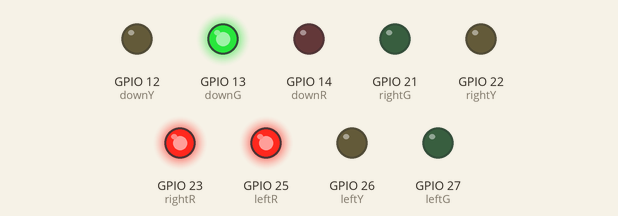
Recording of a sketch running on a simulated ESP32. Parts: output pins drawn as LEDs (lit = HIGH).

Above: at 0.5 s.
At 1.5 s:
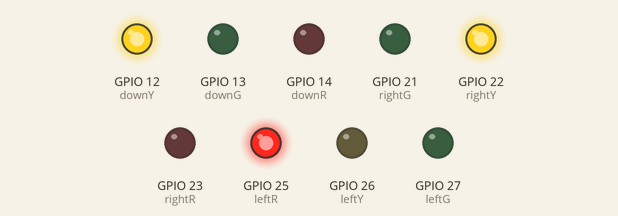
At 2.5 s:
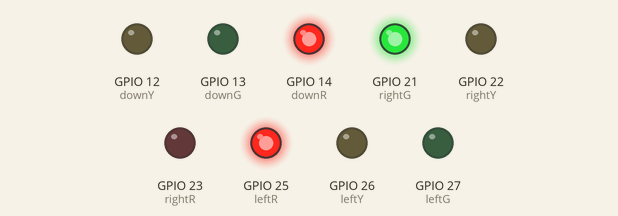
At 3.5 s:
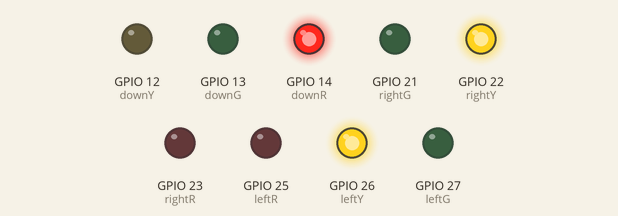
At 4.5 s:
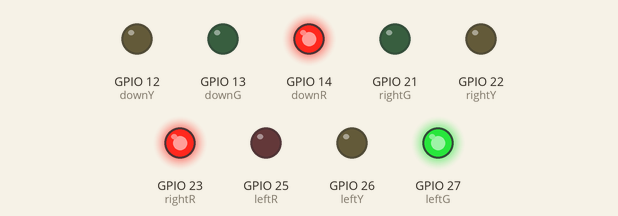
At 5.5 s:
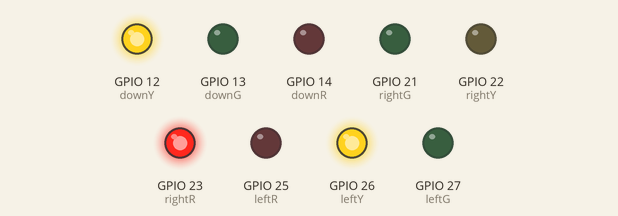
Timing chart, 0 to 7.8 s (numbered marks = the images above):
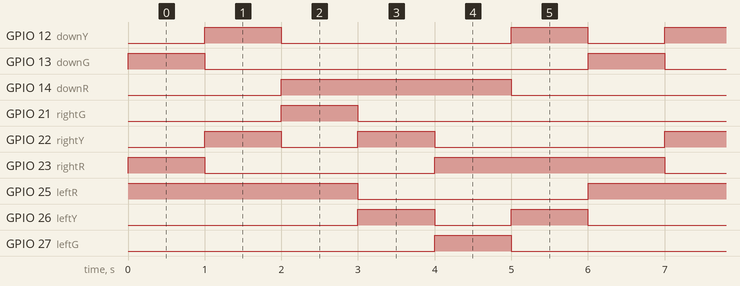

Measured:
- by itself, GPIO 12 (downY): repeats every 6.0 s: LOW 3.0 s, HIGH 1.0 s, LOW 1.0 s, HIGH 1.0 s
- by itself, GPIO 13 (downG), GPIO 21 (rightG), GPIO 27 (leftG): alternates HIGH for 1.0 s and LOW for 5.0 s
- by itself, GPIO 14 (downR), GPIO 25 (leftR): alternates HIGH for 3.0 s and LOW for 3.0 s
- by itself, GPIO 22 (rightY), GPIO 26 (leftY): repeats every 6.0 s: LOW 1.0 s, HIGH 1.0 s, LOW 3.0 s, HIGH 1.0 s
- by itself, GPIO 23 (rightR): repeats every 6.0 s: LOW 3.0 s, HIGH 3.0 s

The sketch:

sketch.ino
```cpp
int leftR = 25, leftY = 26, leftG = 27;
int rightR = 23, rightY = 22, rightG = 21;
int downR = 14, downY = 12, downG = 13;

void setup() {
  pinMode(leftR, OUTPUT);
  pinMode(leftY, OUTPUT);
  pinMode(leftG, OUTPUT);

  pinMode(rightR, OUTPUT);
  pinMode(rightY, OUTPUT);
  pinMode(rightG, OUTPUT);

  pinMode(downR, OUTPUT);
  pinMode(downY, OUTPUT);
  pinMode(downG, OUTPUT);
}

void setTrafficLight(int first, int second, int third) {
  digitalWrite(first, HIGH);
  digitalWrite(second, HIGH);
  digitalWrite(third, HIGH);
  delay(1000);
  digitalWrite(first, LOW);
  digitalWrite(second, LOW);
  digitalWrite(third, LOW);

}

void loop() {
  setTrafficLight(leftR, rightR, downG);
  setTrafficLight(leftR, rightY, downY);
  setTrafficLight(leftR, rightG, downR);
  setTrafficLight(leftY, rightY, downR);
  setTrafficLight(leftG, rightR, downR);
  setTrafficLight(leftY, rightR, downY);
}
```
